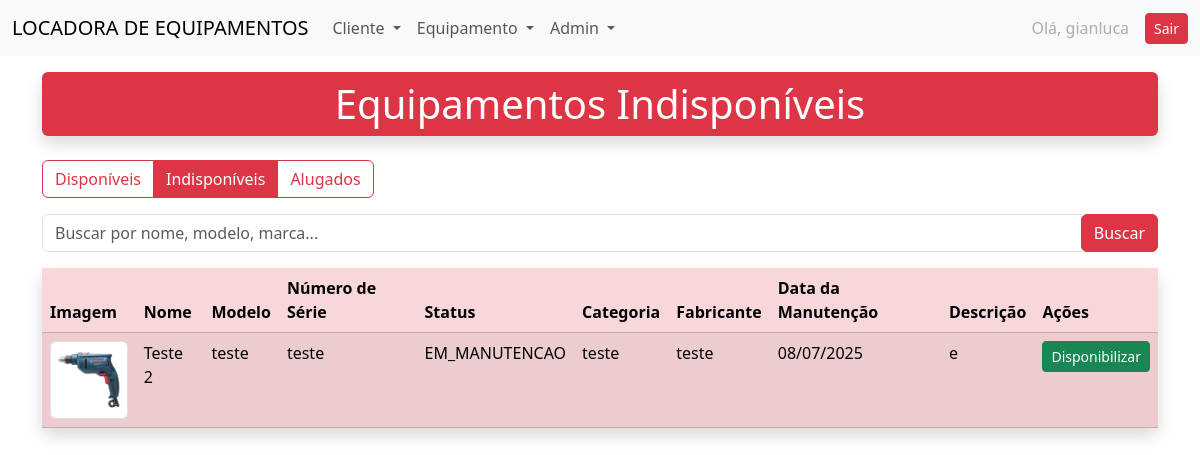
The app's page /locadora/equipamentos/indisponiveis/ (signed in), older data.
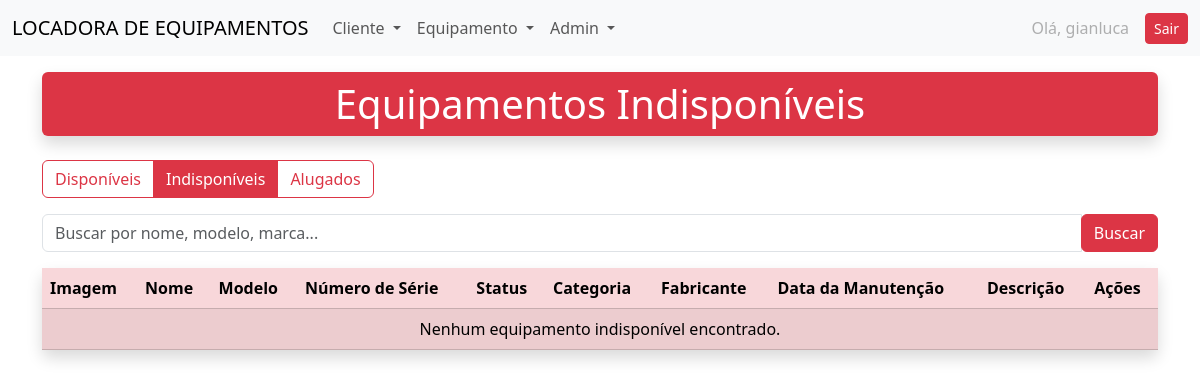
The same page, newer data.
### locadora/models.py (models this page shows, shortened)
class Equipamento(models.Model):
    nome = models.CharField(max_length=100)
    modelo = models.CharField(max_length=100, blank=True, null=True)
    numero_serie = models.CharField(max_length=100, blank=True, null=True)
    status = models.CharField(
        max_length=20,
        choices=STATUS_CHOICES,
        default='DISPONIVEL'
    )
    categoria = models.CharField(max_length=100, blank=True, null=True)
    fabricante = models.CharField(max_length=100, blank=True, null=True)
    em_manutencao = models.BooleanField(default=False)
    data_alugado = models.DateField(null=True, blank=True)
    foto = StdImageField(
        upload_to='fotos/equipamentos',
        variations={'thumb': (150, 150), 'medium': (300, 300)},
        blank=True,
        null=True
    )

class Manutencao(models.Model):
    equipamento = models.OneToOneField(Equipamento, on_delete=models.CASCADE, related_name='manutencao')
    data = models.DateField(null=True, blank=True)
    descricao = models.TextField(null=True, blank=True)

### locadora/views.py (the view, shortened to what this page needs)
# urls.py: path('equipamentos/indisponiveis/', views.equipamentos_indisponiveis, name='equipamentos_indisponiveis'),
@login_required
def equipamentos_indisponiveis(request):
    query = request.GET.get('busca', '')
    equipamentos = Equipamento.objects.filter(
        models.Q(status='INDISPONIVEL') | models.Q(em_manutencao=True)
    )
    dados = {
        'equipamentos': equipamentos,
        'query': query,
    }
    return render(request, 'locadora/lista_equipamentos_indisponiveis.html', dados)

### locadora/templates/locadora/lista_equipamentos_indisponiveis.html (shortened to what this page needs)
{% extends 'locadora/base.html' %}
{% block content %}
<div class="container my-3">
    <div class="row">
        <div class="col-12 mx-auto">
            <h1 class="text-center bg-danger text-white py-2 shadow rounded">Equipamentos Indisponíveis</h1>
        </div>
    </div>
</div>
<div class="container my-3">
    <div class="btn-group">
        <a href="{% url 'equipamentos' %}" class="btn btn-outline-danger">Disponíveis</a>
        <a href="{% url 'equipamentos_indisponiveis' %}" class="btn btn-outline-danger active">Indisponíveis</a>
        <a href="{% url 'equipamentos_alugados' %}" class="btn btn-outline-danger">Alugados</a>
    </div>
</div>
<div class="container my-3">
    <form method="GET" class="form-inline">
        <div class="input-group">
            <input type="text" name="busca" class="form-control" placeholder="Buscar por nome, modelo, marca..."
                   value="{{ query }}">
            <div class="input-group-append">
                <button class="btn btn-danger" type="submit">Buscar</button>
            </div>
        </div>
    </form>
</div>
<div class="container my-3">
    <div class="row">
        <div class="col-12 mx-auto">
            <table class="table table-hover table-striped table-danger shadow rounded">
                <thead class="table-danger">
                    <tr>
                        <th>Imagem</th>
                        <th>Nome</th>
                        <th>Modelo</th>
                        <th>Número de Série</th>
                        <th>Status</th>
                        <th>Categoria</th>
                        <th>Fabricante</th>
                        <th>Data da Manutenção</th>
                        <th>Descrição</th>
                        <th>Ações</th>
                    </tr>
                </thead>
                <tbody>
                    {% for equipamento in equipamentos %}
                    <tr>
                        <td>
                            {% if equipamento.foto %}
                                <img src="{{ equipamento.foto.url }}" alt="{{ equipamento.nome }}" width="80" height="80" class="img-thumbnail">
                            {% else %}
                                <span class="text-muted">Sem foto</span>
                            {% endif %}
                        </td>
                        <td>{{ equipamento.nome }}</td>
                        <td>{{ equipamento.modelo }}</td>
                        <td>{{ equipamento.numero_serie }}</td>
                        <td>{{ equipamento.get_status_display }}</td>
                        <td>{{ equipamento.categoria }}</td>
                        <td>{{ equipamento.fabricante }}</td>
                        <td>
                            {% if equipamento.manutencao %}
                                {{ equipamento.manutencao.data|date:"d/m/Y" }}
                            {% else %}
                                -
                            {% endif %}
                        </td>
                        <td>
                            {% if equipamento.manutencao %}
                                {{ equipamento.manutencao.descricao }}
                            {% else %}
                                -
                            {% endif %}
                        </td>
                        <td>
                            <form method="post" action="{% url 'disponibilizar_equipamento' equipamento.id %}" style="display:inline;">
                                <button type="submit" class="btn btn-success btn-sm" onclick="return confirm('Tem certeza que deseja disponibilizar este equipamento?')">Disponibilizar</button>
                            </form>
                        </td>
                    </tr>
                    {% empty %}
                        <tr><td colspan="10" class="text-center">Nenhum equipamento indisponível encontrado.</td></tr>
                    {% endfor %}
                </tbody>
            </table>
        </div>
    </div>
</div>
{% endblock %}

Row changes from the older to the newer data that the page shows:
no longer on this page (row edited): Equipamento: foto (picture), nome "Teste 2", modelo "teste", numero_serie "teste", status "EM_MANUTENCAO", categoria "teste", fabricante "teste", manutencao.data "08/07/2025", manutencao.descricao "e"
Text that changed along with them:
text now shown: "Nenhum equipamento indisponível encontrado."
